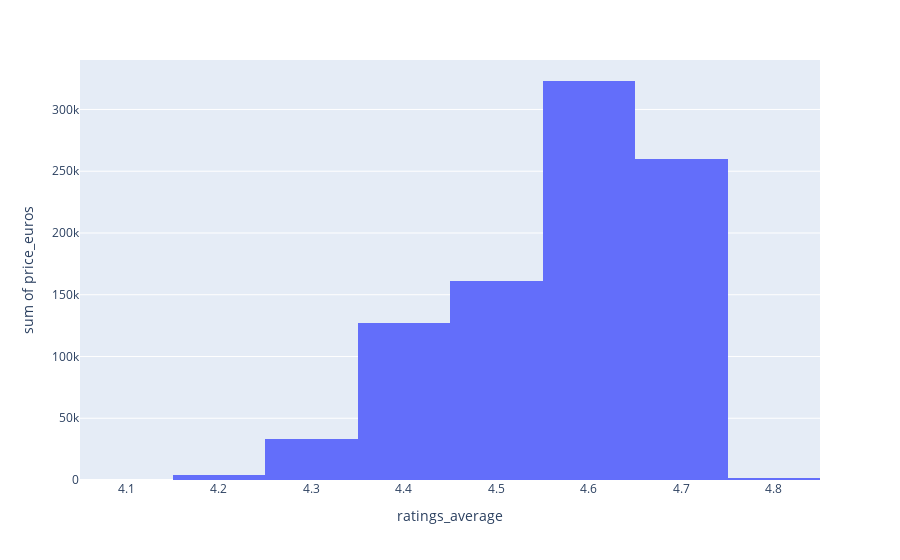

The notebook cell this image was saved under:
### Code cell
import plotly.express as px

fig = px.histogram(wines_df, x = "ratings_average", y = "price_euros")
fig.show()

### Figure 1 — Plotly figure (JSON) as saved in the notebook; plotly's stock layout.template omitted (floating-point values rounded to 4 significant figures; data arrays with more than 128 entries replaced by an {"elided": "..."} marker saying what was removed)
{"data": [{"alignmentgroup": "True", "bingroup": "x", "histfunc": "sum", "hovertemplate": "ratings_average=%{x}<br>sum of price_euros=%{y}<extra></extra>", "legendgroup": "", "marker": {"color": "#636efa", "pattern": {"shape": ""}}, "name": "", "offsetgroup": "", "orientation": "v", "showlegend": false, "type": "histogram", "x": {"elided": "1485 float values"}, "xaxis": "x", "y": {"elided": "1485 float values"}, "yaxis": "y"}], "layout": {"barmode": "relative", "legend": {"tracegroupgap": 0}, "margin": {"t": 60}, "xaxis": {"anchor": "y", "domain": [0, 1], "title": {"text": "ratings_average"}}, "yaxis": {"anchor": "x", "domain": [0, 1], "title": {"text": "sum of price_euros"}}}}
